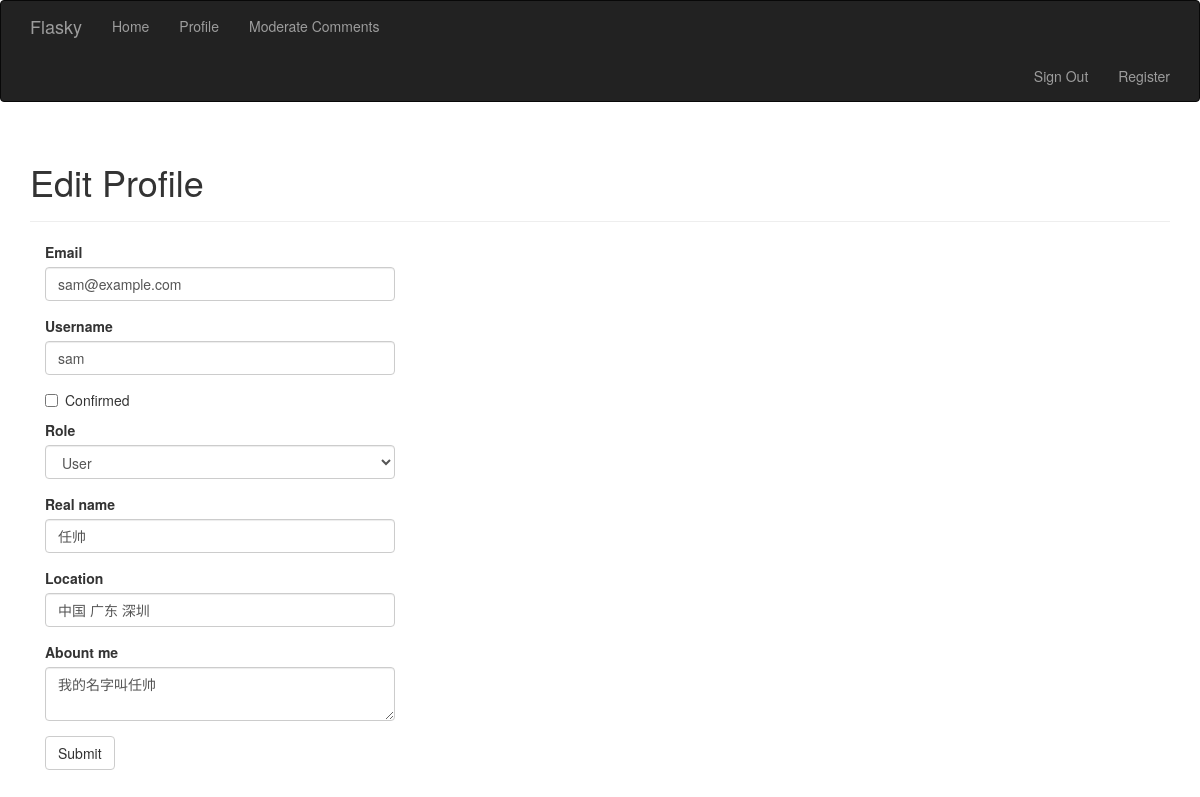
Before: /edit-profile/2 (signed in) with the older database file.
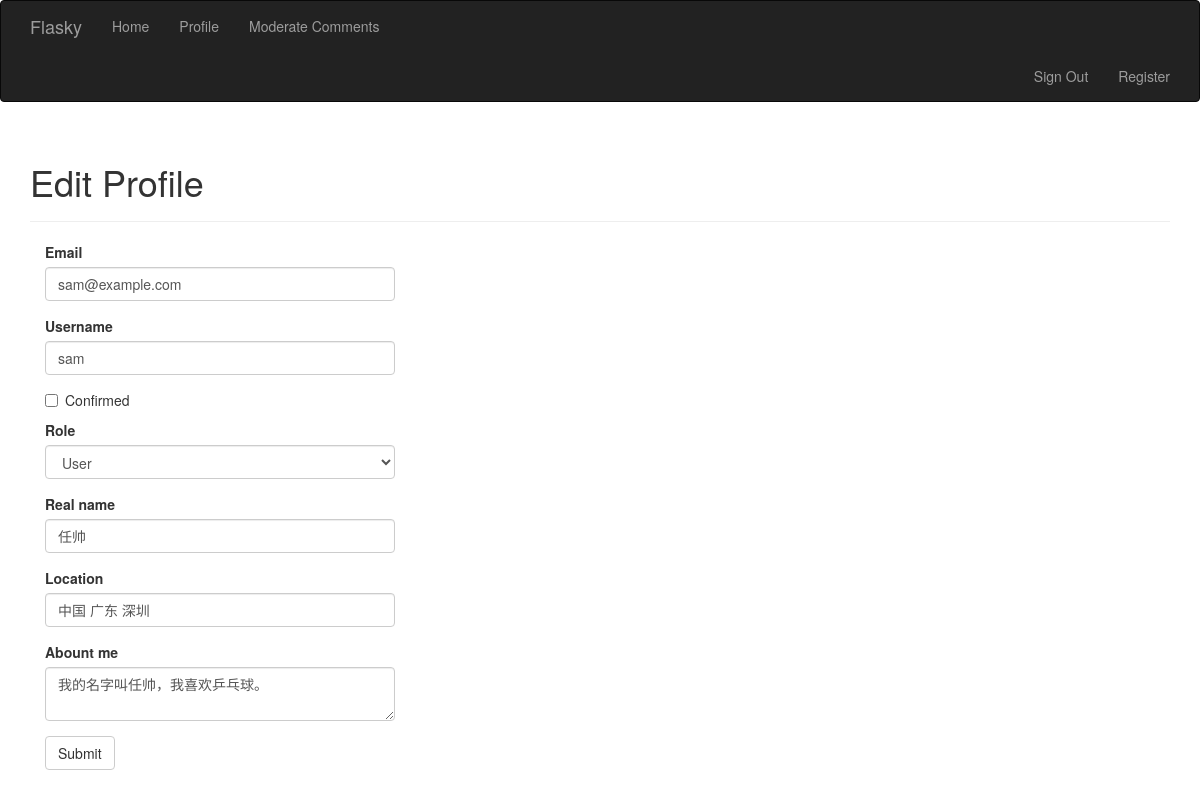
After: the same page with the newer database file.
### app/models.py (models this page shows, shortened)
class User(UserMixin, db.Model):
    __tablename__ = 'users'
    id = db.Column(db.Integer, primary_key=True)
    email = db.Column(db.String(64), unique=True, index=True)
    username = db.Column(db.String(64), unique=True, index=True)
    password_hash = db.Column(db.String(128))
    role_id = db.Column(db.Integer, db.ForeignKey('roles.id'))
    confirmed = db.Column(db.Boolean, default=False)
    name = db.Column(db.String(64))
    location = db.Column(db.String(64))
    about_me = db.Column(db.Text())
    avatar_hash = db.Column(db.String(32))
    member_since = db.Column(db.DateTime(), default=datetime.datetime.utcnow)
    last_seen = db.Column(db.DateTime(), default=datetime.datetime.utcnow)
    posts = db.relationship('Post', backref='author', lazy='dynamic')
    followed = db.relationship('Follow',
                               foreign_keys=[Follow.follower_id],
                               backref=db.backref('follower', lazy='joined'),
                               lazy='dynamic',
                               cascade='all, delete-orphan')
    follower = db.relationship('Follow',
                               foreign_keys=[Follow.followed_id],
                               backref=db.backref('followed', lazy='joined'),
                               lazy='dynamic',
                               cascade='all, delete-orphan')
    comments = db.relationship('Comment', backref='author', lazy='dynamic')
    @property
    def password(self):
        raise AttributeError('password is not a readable attribute')
    def can(self, permissions):
        return self.role is not None and \
            (self.role.permissions & permissions) == permissions
    def ping(self):
        self.last_seen = datetime.datetime.utcnow()
        db.session.add(self)

### app/main/views.py (the view, shortened to what this page needs)
@main.route('/edit-profile/<int:id>', methods=['GET', 'POST'])
@login_required
@admin_required
def edit_profile_admin(id):
    user = User.query.get_or_404(id)
    form = EditProfileAdminForm(user=user)
    form.email.data = user.email
    form.username.data = user.username
    form.confirmed.data = user.confirmed
    form.role.data = user.role_id
    form.name.data = user.name
    form.location.data = user.location
    form.about_me.data = user.about_me
    return render_template('edit_profile.html', form=form, user=user)

### app/main/forms.py (shortened to what this page needs)
class EditProfileAdminForm(Form):
    email = StringField('Email', validators=[Required(), Length(1, 64), Email()])
    username = StringField('Username', validators=[Required(), Length(1, 64),
                    Regexp('^[A-Za-z][A-Za-z0-9_.]*$', 0, 'Usernames must have only '
                           'letters, numbers, dots or underscores')])
    confirmed = BooleanField('Confirmed')
    role = SelectField('Role', coerce=int)
    name = StringField('Real name', validators=[Length(0, 64)])
    location = StringField('Location', validators=[Length(0, 64)])
    about_me = TextAreaField('Abount me')
    submit = SubmitField('Submit')
    def __init__(self, user, *args, **kwargs):
        super(EditProfileAdminForm, self).__init__(*args, **kwargs)
        self.role.choices = [(role.id, role.name) for role in Role.query.order_by(Role.name).all()]
        self.user = user

### app/auth/views.py (called while the page is built)
@auth.before_app_request
def before_request():
    if current_user.is_authenticated:
        current_user.ping()
        if current_user.confirmed and request.endpoint[:5] != 'auth.' and request.endpoint != 'static':
            return redirect(url_for('auth.unconfirmed'))

### app/templates/edit_profile.html (shortened to what this page needs)
{% extends "base.html" %}
{% import "bootstrap/wtf.html" as wtf %}
{% block page_content %}
<div class="page-header">
    <h1>Edit Profile</h1>
</div>
<div class="col-md-4">
    {{ wtf.quick_form(form) }}
</div>
{% endblock %}

Changed rows visible on the page:
changed User "sam@example.com": about_me "我的名字叫任帅" → "我的名字叫任帅，我喜欢乒乓球。"
